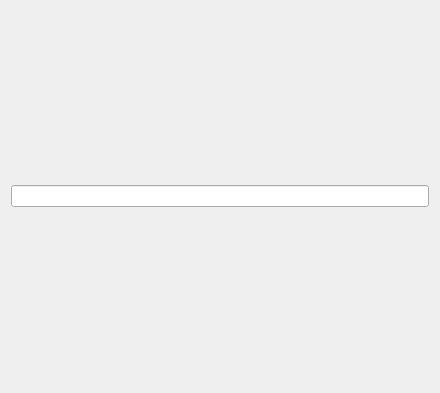
<?xml version="1.0" encoding="UTF-8"?>
<ui version="4.0">
 <class>SearchAreaWidget</class>
 <widget class="QWidget" name="SearchAreaWidget">
  <property name="geometry">
   <rect>
    <x>0</x>
    <y>0</y>
    <width>440</width>
    <height>393</height>
   </rect>
  </property>
  <property name="windowTitle">
   <string>Form</string>
  </property>
  <layout class="QVBoxLayout" name="verticalLayout">
   <item>
    <widget class="QLineEdit" name="lineEdit"/>
   </item>
  </layout>
 </widget>
 <resources/>
 <connections/>
</ui>
